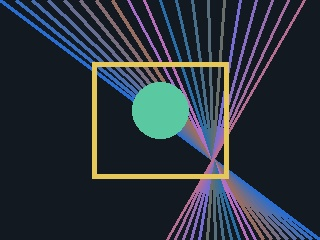
#> input picture data/golden_images/smoke.jpg, 320 x 240 px
$ python -i imaging.py   (imports and definitions only)
#> lines starting #> are read from the running program, lines starting #| are printed output that depends on the picture
from __future__ import annotations

from pathlib import Path
from typing import Any

from PIL import Image

CLIP_MEAN = (0.48145466, 0.4578275, 0.40821073)
CLIP_STD = (0.26862954, 0.26130258, 0.27577711)


def load_rgb_image(image: str | Path | Image.Image) -> Image.Image:
    if isinstance(image, Image.Image):
        return image.convert("RGB")
    return Image.open(Path(image)).convert("RGB")


def resolve_image_size(image_size: int | tuple[int, int]) -> tuple[int, int]:
    if isinstance(image_size, int):
        return image_size, image_size
    return image_size


def resize_image(image: Image.Image, image_size: int | tuple[int, int]) -> Image.Image:
    height, width = resolve_image_size(image_size)
    return image.resize((width, height), Image.Resampling.BICUBIC)


def preprocess_clip_numpy(
    image: str | Path | Image.Image,
    image_size: int | tuple[int, int] = 512,
    mean: tuple[float, float, float] = CLIP_MEAN,
    std: tuple[float, float, float] = CLIP_STD,
) -> Any:
    """Return a CLIP-style float32 tensor with shape (1, 3, H, W)."""
    import numpy as np

    pil_image = resize_image(load_rgb_image(image), image_size)
    arr = np.asarray(pil_image).astype("float32") / 255.0
    arr = (arr - np.asarray(mean, dtype="float32")) / np.asarray(std, dtype="float32")
    chw = arr.transpose(2, 0, 1)
    return chw[None, ...]

>>> import cv2
>>> picture = cv2.imread('../../data/golden_images/smoke.jpg', cv2.IMREAD_GRAYSCALE)
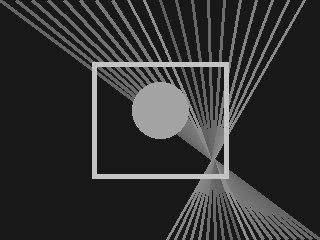
#> picture: shape (240, 320); min 15, max 202, mean 49.7
>>> result = preprocess_clip_numpy(picture)
#> (the run stopped early here; a loop or call above may not have finished)
